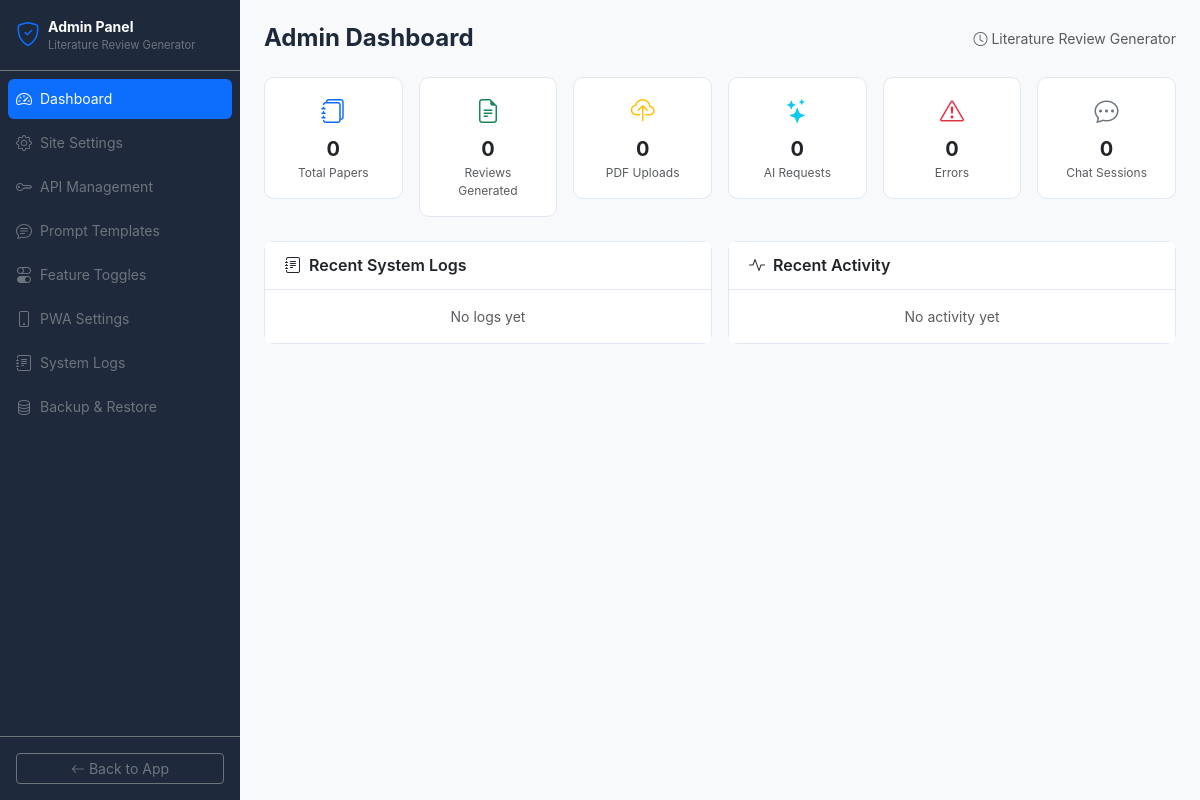
/julisunkan/, run on an earlier commit of the app's database.
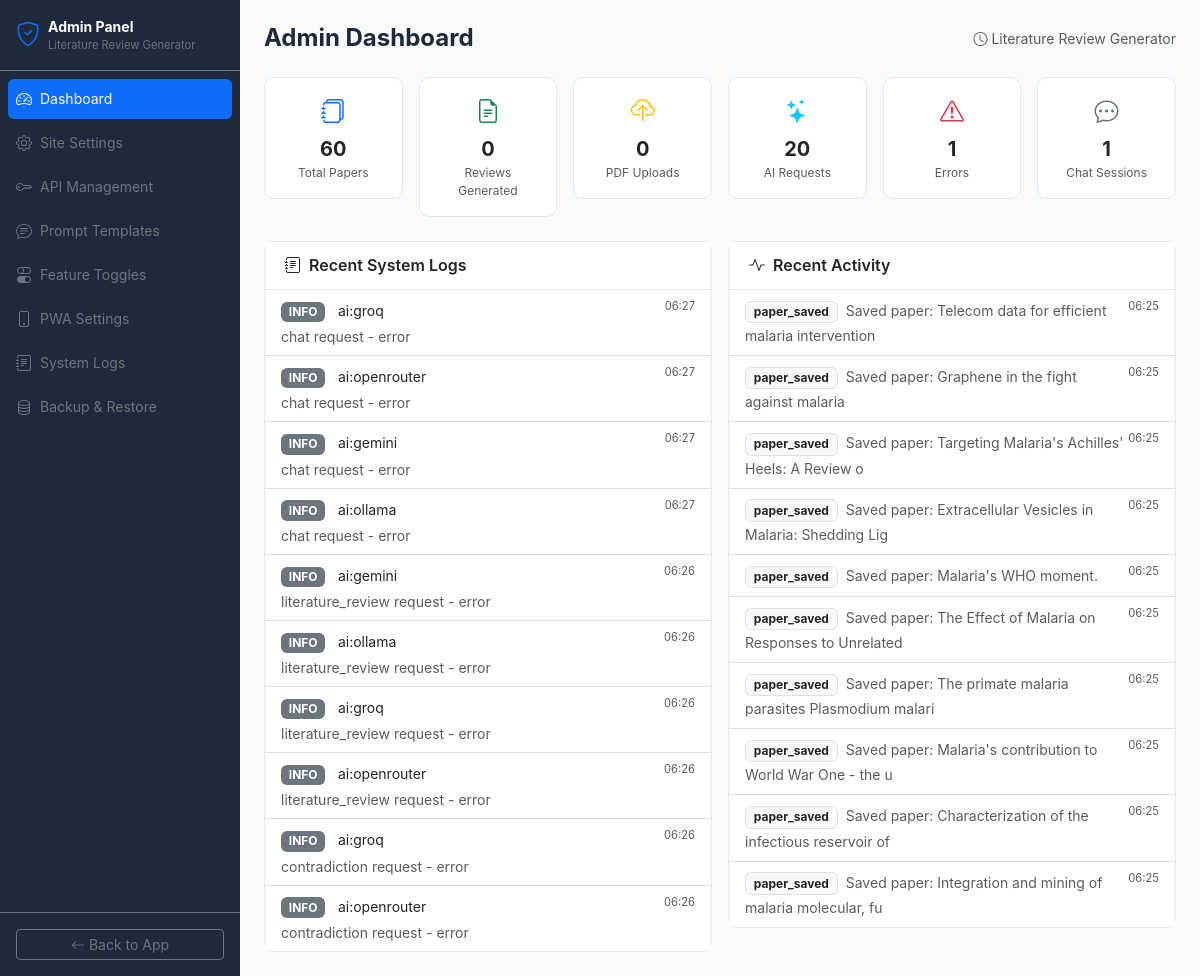
And on a later commit of the database.
### tables this page shows
CREATE TABLE system_logs (
            id INTEGER PRIMARY KEY AUTOINCREMENT,
            level TEXT,
            source TEXT,
            message TEXT,
            details TEXT,
            created_at TIMESTAMP DEFAULT CURRENT_TIMESTAMP
        );

CREATE TABLE activity_logs (
            id INTEGER PRIMARY KEY AUTOINCREMENT,
            action TEXT,
            details TEXT,
            ip_address TEXT,
            created_at TIMESTAMP DEFAULT CURRENT_TIMESTAMP
        );

### blueprints/admin.py (the view)
@admin_bp.route('/')
def dashboard():
    site = get_site_settings()
    db = get_db()
    stats = {
        'papers': db.execute('SELECT COUNT(*) as c FROM papers').fetchone()['c'],
        'reviews': db.execute('SELECT COUNT(*) as c FROM literature_reviews').fetchone()['c'],
        'uploads': db.execute('SELECT COUNT(*) as c FROM uploads').fetchone()['c'],
        'ai_requests': db.execute("SELECT COUNT(*) as c FROM system_logs WHERE source LIKE 'ai:%'").fetchone()['c'],
        'errors': db.execute("SELECT COUNT(*) as c FROM system_logs WHERE level='ERROR'").fetchone()['c'],
        'chat_sessions': db.execute('SELECT COUNT(*) as c FROM chat_sessions').fetchone()['c'],
        'exports': db.execute('SELECT COUNT(*) as c FROM exports').fetchone()['c'],
    }
    recent_logs = db.execute('SELECT * FROM system_logs ORDER BY created_at DESC LIMIT 10').fetchall()
    recent_activity = db.execute('SELECT * FROM activity_logs ORDER BY created_at DESC LIMIT 10').fetchall()
    db.close()
    return render_template('admin/dashboard.html', site=site, stats=stats,
                           recent_logs=recent_logs, recent_activity=recent_activity)

### blueprints/admin.py (called while the page is built)
def get_site_settings():
    db = get_db()
    rows = db.execute('SELECT key, value FROM site_settings').fetchall()
    db.close()
    return {r['key']: r['value'] for r in rows}

### models/__init__.py (called while the page is built)
def get_db():
    conn = sqlite3.connect(Config.DATABASE_PATH)
    conn.row_factory = sqlite3.Row
    return conn

### templates/admin/dashboard.html (shortened to what the changed rows need)
<!DOCTYPE html>
<html lang="en">
<head>
<link href="https://cdn.jsdelivr.net/npm/bootstrap@5.3.2/dist/css/bootstrap.min.css" rel="stylesheet">
<link href="https://cdn.jsdelivr.net/npm/bootstrap-icons@1.11.3/font/bootstrap-icons.min.css" rel="stylesheet">
<link href="/static/css/style.css" rel="stylesheet">
</head>
<body class="bg-light">
<div class="d-flex">
  <nav id="adminSidebar" style="width:240px;min-height:100vh;background:#1e293b;" class="d-flex flex-column">
    <div class="p-2 flex-grow-1">
      {% set admin_links = [
        ('dashboard', 'speedometer2', 'Dashboard'),
        ('settings', 'gear', 'Site Settings'),
        ('api_management', 'key', 'API Management'),
        ('prompts', 'chat-text', 'Prompt Templates'),
        ('features', 'toggles', 'Feature Toggles'),
        ('pwa_settings', 'phone', 'PWA Settings'),
        ('logs', 'journal-text', 'System Logs'),
        ('backup', 'database', 'Backup & Restore'),
      ] %}
      {% for endpoint, icon, label in admin_links %}
      <a href="/julisunkan/{% if endpoint != 'dashboard' %}{{ endpoint.replace('_','-') }}{% endif %}"
         class="d-flex align-items-center gap-2 p-2 rounded mb-1 text-decoration-none {% if request.endpoint == 'admin.' + endpoint %}bg-primary text-white{% else %}text-secondary admin-nav-link{% endif %}">
        <i class="bi bi-{{ icon }}"></i><span class="small">{{ label }}</span>
      </a>
      {% endfor %}
    </div>
  </nav>
  <div class="flex-grow-1 p-4">
    <div class="row g-3 mb-4">
      {% for label, val, icon, color in [
        ('Total Papers', stats.papers, 'journals', 'primary'),
        ('Reviews Generated', stats.reviews, 'file-earmark-text', 'success'),
        ('PDF Uploads', stats.uploads, 'cloud-upload', 'warning'),
        ('AI Requests', stats.ai_requests, 'stars', 'info'),
        ('Errors', stats.errors, 'exclamation-triangle', 'danger'),
        ('Chat Sessions', stats.chat_sessions, 'chat-dots', 'secondary'),
      ] %}
      <div class="col-6 col-xl-2">
        <div class="card text-center">
          <div class="card-body py-3">
            <i class="bi bi-{{ icon }} text-{{ color }} fs-4"></i>
            <div class="fw-bold fs-5 mt-1">{{ val }}</div>
            <div class="text-muted" style="font-size:0.75rem;">{{ label }}</div>
          </div>
        </div>
      </div>
      {% endfor %}
    </div>
    <div class="row g-3">
      <div class="col-md-6">
        <div class="card">
          <div class="list-group list-group-flush">
            {% for log in recent_logs %}
            <div class="list-group-item py-2">
              <div class="d-flex justify-content-between align-items-start">
                <div>
                  <span class="badge bg-{% if log.level=='ERROR' %}danger{% elif log.level=='WARNING' %}warning{% else %}secondary{% endif %} me-2">{{ log.level }}</span>
                  <span class="small">{{ log.source }}</span>
                  <div class="text-muted small mt-1">{{ log.message[:80] }}</div>
                </div>
                <span class="text-muted" style="font-size:0.7rem;">{{ log.created_at[11:16] }}</span>
              </div>
            </div>
            {% else %}
            <div class="list-group-item text-muted small text-center py-3">No logs yet</div>
            {% endfor %}
          </div>
        </div>
      </div>
      <div class="col-md-6">
        <div class="card">
          <div class="list-group list-group-flush">
            {% for activity in recent_activity %}
            <div class="list-group-item py-2">
              <div class="d-flex justify-content-between">
                <div><span class="badge bg-light text-dark border me-2">{{ activity.action }}</span><span class="small text-muted">{{ activity.details[:60] }}</span></div>
                <span class="text-muted" style="font-size:0.7rem;">{{ activity.created_at[11:16] }}</span>
              </div>
            </div>
            {% else %}
            <div class="list-group-item text-muted small text-center py-3">No activity yet</div>
            {% endfor %}
          </div>
        </div>
      </div>
    </div>
  </div>
</div>
</body>
</html>

What changed in the data, as far as the page shows it:
added system_logs: level "INFO", source "ai:groq", message "chat request - error", created_at "06:27"
added system_logs: level "INFO", source "ai:openrouter", message "chat request - error", created_at "06:27"
added system_logs: level "INFO", source "ai:gemini", message "chat request - error", created_at "06:27"
added system_logs: level "INFO", source "ai:ollama", message "chat request - error", created_at "06:27"
added system_logs: level "INFO", source "ai:gemini", message "literature_review request - error", created_at "06:26"
added system_logs: level "INFO", source "ai:ollama", message "literature_review request - error", created_at "06:26"
added system_logs: level "INFO", source "ai:groq", message "literature_review request - error", created_at "06:26"
added system_logs: level "INFO", source "ai:openrouter", message "literature_review request - error", created_at "06:26"
added system_logs: level "INFO", source "ai:groq", message "contradiction request - error", created_at "06:26"
added system_logs: level "INFO", source "ai:openrouter", message "contradiction request - error", created_at "06:26"
added activity_logs: action "paper_saved", details "Saved paper: Telecom data for efficient malaria intervention", created_at "06:25"
added activity_logs: action "paper_saved", details "Saved paper: Graphene in the fight against malaria", created_at "06:25"
added activity_logs: action "paper_saved", details "Saved paper: Targeting Malaria's Achilles' Heels: A Review o", created_at "06:25"
added activity_logs: action "paper_saved", details "Saved paper: Extracellular Vesicles in Malaria: Shedding Lig", created_at "06:25"
added activity_logs: action "paper_saved", details "Saved paper: Malaria's WHO moment.", created_at "06:25"
added activity_logs: action "paper_saved", details "Saved paper: The Effect of Malaria on Responses to Unrelated", created_at "06:25"
added activity_logs: action "paper_saved", details "Saved paper: The primate malaria parasites Plasmodium malari", created_at "06:25"
added activity_logs: action "paper_saved", details "Saved paper: Malaria's contribution to World War One - the u", created_at "06:25"
added activity_logs: action "paper_saved", details "Saved paper: Characterization of the infectious reservoir of", created_at "06:25"
added activity_logs: action "paper_saved", details "Saved paper: Integration and mining of malaria molecular, fu", created_at "06:25"
Also different on the page:
new list line: "60 Total Papers"
new list line: "20 AI Requests"
new list line: "1 Errors"
new list line: "1 Chat Sessions"
list line gone: "0 Total Papers"
list line gone: "0 AI Requests"
list line gone: "0 Errors"
list line gone: "0 Chat Sessions"
text no longer shown: "No logs yet No activity yet"
